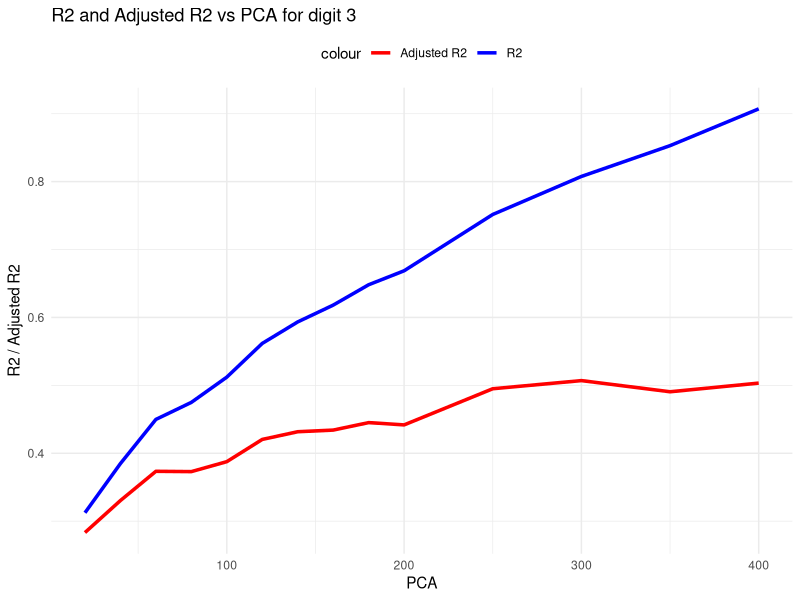

Write the R code that produced this figure. (Note: this script raises an error after producing the figure.)
## ---- chunk 1
knitr::opts_chunk$set(echo = TRUE)
## ---- chunk 2
# Load the required libraries
library(tidyverse)
library(caret)
library(MASS)
library(car)


## ---- chunk 3
# Load the dataset
d1 <- read.csv("pca_data_20_d3.csv") 
d2 <- read.csv("pca_data_40_d3.csv") 
d3 <- read.csv("pca_data_60_d3.csv") 
d4 <- read.csv("pca_data_80_d3.csv") 
d5 <- read.csv("pca_data_100_d3.csv") 
d6 <- read.csv("pca_data_120_d3.csv") 
d7 <- read.csv("pca_data_140_d3.csv") 
d8 <- read.csv("pca_data_160_d3.csv") 
d9 <- read.csv("pca_data_180_d3.csv") 
d10 <- read.csv("pca_data_200_d3.csv") 
d11 <- read.csv("pca_data_250_d3.csv") 
d12 <- read.csv("pca_data_300_d3.csv")
d13 <- read.csv("pca_data_350_d3.csv")
d14 <- read.csv("pca_data_400_d3.csv")


# Update with the actual CSV file name

# Display the structure of the loaded data
# str(data)

## ---- chunk 4
# Load the dplyr package for data manipulation
library(dplyr)

# Normalize each feature to the range [0, 1]

nd1 <- d1 %>%
  mutate(across(starts_with("f"), ~ (.-min(.)) / (max(.) - min(.))))
nd2 <- d2 %>%
  mutate(across(starts_with("f"), ~ (.-min(.)) / (max(.) - min(.))))
nd3 <- d3 %>%
  mutate(across(starts_with("f"), ~ (.-min(.)) / (max(.) - min(.))))
nd4 <- d4 %>%
  mutate(across(starts_with("f"), ~ (.-min(.)) / (max(.) - min(.))))
nd5 <- d5 %>%
  mutate(across(starts_with("f"), ~ (.-min(.)) / (max(.) - min(.))))
nd6 <- d6 %>%
  mutate(across(starts_with("f"), ~ (.-min(.)) / (max(.) - min(.))))
nd7 <- d7 %>%
  mutate(across(starts_with("f"), ~ (.-min(.)) / (max(.) - min(.))))
nd8 <- d8 %>%
  mutate(across(starts_with("f"), ~ (.-min(.)) / (max(.) - min(.))))
nd9 <- d9 %>%
  mutate(across(starts_with("f"), ~ (.-min(.)) / (max(.) - min(.))))
nd10 <- d10 %>%
  mutate(across(starts_with("f"), ~ (.-min(.)) / (max(.) - min(.))))
nd11 <- d11 %>%
  mutate(across(starts_with("f"), ~ (.-min(.)) / (max(.) - min(.))))
nd12 <- d12 %>%
  mutate(across(starts_with("f"), ~ (.-min(.)) / (max(.) - min(.))))
nd13 <- d13 %>%
  mutate(across(starts_with("f"), ~ (.-min(.)) / (max(.) - min(.))))
nd14 <- d14 %>%
  mutate(across(starts_with("f"), ~ (.-min(.)) / (max(.) - min(.))))

# Display the first few rows of the normalized data
#head(normalized_data)

nd_list <- list(nd1, nd2, nd3, nd4, nd5, nd6, nd7, nd8, nd9, nd10, nd11, nd12, nd13, nd14)
## ---- chunk 5
col_name <- NULL;
for (i in 1:400) {
  
  col_name <-  paste0(col_name,"f_", i,"+")
  #data[, col_name] <- boxcox(data[, paste0("Feature_", i)], lambda = NULL)$x
}
cat(col_name)
## ---- chunk 6
group = c(20,40,60,80,100,120,140,160,180,200,250,300,350,400)

ar2 <- numeric(length(group))
r2 <- numeric(length(group))

for (i in 1:length(group)){
  vars_set1 <- paste("f_", 1:group[i], sep = "")
  rrr = paste(vars_set1, collapse = "+")
  formula <- as.formula(paste("pred_prob ~", rrr))
  model <- lm(formula, data = nd_list[[i]])
  r2[i] <- summary(model)$r.squared
  ar2[i] <- summary(model)$adj.r.squared
}


## ---- chunk 7
pca <- c(20,40,60,80,100,120,140,160,180,200,250,300,350,400)
dp <- data.frame(pca, r2, ar2)

plot <- ggplot(dp, aes(x=pca)) +
  geom_line(aes(y=r2, color="R2"), size=1.2) +
  geom_line(aes(y=ar2, color="Adjusted R2"), size=1.2) +
  labs(title="R2 and Adjusted R2 vs PCA for digit 3",
       x="PCA",
       y="R2 / Adjusted R2") +
  theme_minimal() +
  scale_color_manual(values=c("R2"="blue", "Adjusted R2"="red")) +
  theme(legend.position="top")

print(plot)

## ---- chunk 8

residuals <- residuals(model_2)

# Create the AV plot
avPlots(model_2)

# Create the CR plot
crPlots(model_2)

## ---- chunk 9
# Apply Box-Cox transformation to the target variable (response) if needed
# For example, if you have a response variable named 'y', you can transform it like this:
# data$y_transformed <- boxcox(data$y, lambda = NULL)
# Uncomment and modify the above line based on your data

# Apply Box-Cox transformation to the features
# Assuming the transformed features are named 'Feature_1_transformed', ..., 'Feature_10_transformed'

boxcox(data[, paste0("Feature_1")], lambda = NULL)
for (i in 1:10) {
  boxcox(data[, paste0("Feature_", i)], lambda = NULL)
  #col_name <- paste0("Feature_", i, "_transformed")
  #data[, col_name] <- boxcox(data[, paste0("Feature_", i)], lambda = NULL)$x
}

# Define the list of transformed feature names
transformed_feature_names <- paste0("Feature_", 1:10, "_transformed")  # Adjust the range as needed

# Construct the formula for MLR
formula <- reformulate(transformed_feature_names, response = "y")

# Perform Multiple Linear Regression (MLR) using the transformed features
model <- lm(formula, data = data)

# Display the summary of the MLR model
summary(model)


## ---- chunk 10
model3  = lm(pred_prob ~ f_1+f_2+f_3+f_4+f_5+f_6+f_7+f_8+f_9+f_10+f_11+f_12+f_13+f_14+f_15+f_16+f_17+f_18+f_19+f_20+f_21+f_22+f_23+f_24+f_25+f_26+f_27+f_28+f_29+f_30+f_31+f_32+f_33+f_34+f_35+f_36+f_37+f_38+f_39+f_40+f_41+f_42+f_43+f_44+f_45+f_46+f_47+f_48+f_49+f_50+f_51+f_52+f_53+f_54+f_55+f_56+f_57+f_58+f_59+f_60+f_61+f_62+f_63+f_64+f_65, data = normalized_data)
summary(model3)
## ---- chunk 11
model4  = lm(pred_prob ~ f_250+f_251+f_252+f_253+f_254+f_255+f_256+f_257+f_258+f_259+f_260+f_261+f_262+f_263+f_264+f_265+f_266+f_267+f_268+f_269+f_270+f_271+f_272+f_273+f_274+f_275+f_276+f_277+f_278+f_279+f_280+f_281+f_282+f_283+f_284+f_285+f_286+f_287+f_288+f_289+f_290+f_291+f_292+f_293+f_294+f_295+f_296+f_297+f_298+f_299+f_300+f_301+f_302+f_303+f_304+f_305+f_306+f_307+f_308+f_309+f_310+f_311+f_312+f_313+f_314+f_315+f_316+f_317+f_318+f_319+f_320+f_321+f_322+f_323+f_324+f_325+f_326+f_327+f_328+f_329+f_330+f_331+f_332+f_333+f_334+f_335+f_336+f_337+f_338+f_339+f_340+f_341+f_342+f_343+f_344+f_345+f_346+f_347+f_348+f_349+f_350, data = normalized_data)
summary(model4)
